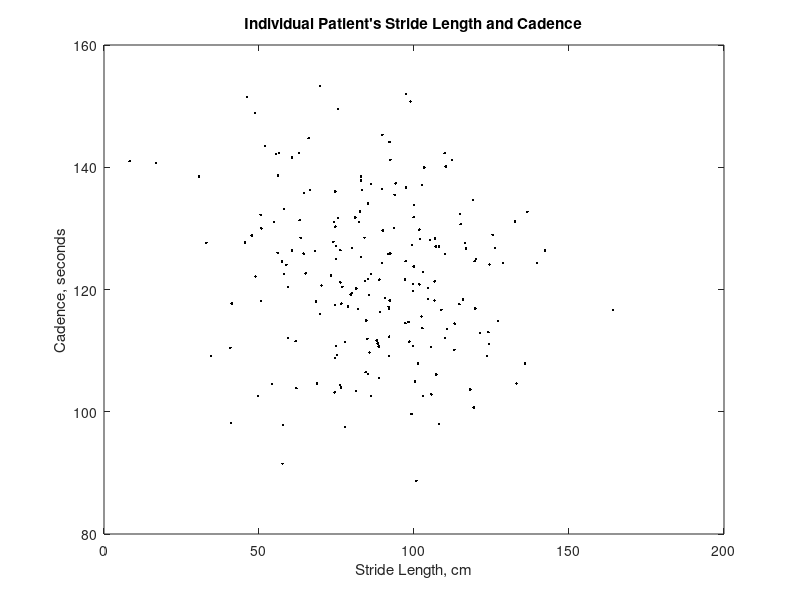
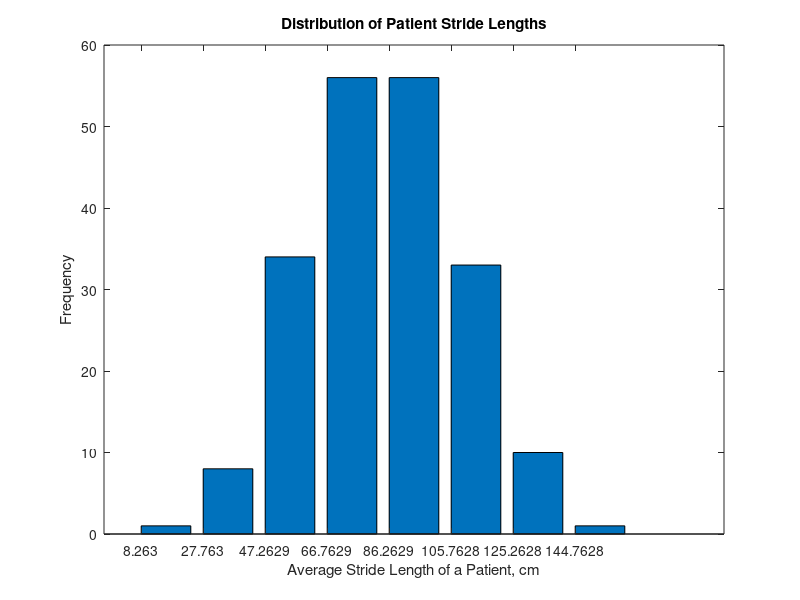

MATLAB code to generate these figures, in order:
% Trevor Swan
% ENGR 130 Homework 8
% October 17, 2023
%% Problem 2
clear;
clc;
close all;

load('HW8_gait_data.mat')

    % a) Is there an obvious relationship between stride length and cadence?
figure(1)
plot(stride_length,cadence, 'k.')
xlabel('Stride Length, cm')
ylabel('Cadence, seconds')
title("Individual Patient's Stride Length and Cadence")
fprintf('A graph of cadence against stride length, as seen in figure 1, does not indicate a relationship between the two.\n')

    % b) Is the stride length normally distributed?
stride_range = max(stride_length) - min(stride_length);
fprintf('The range of the stride lengths is %.2f cm.\n',stride_range)

% there needs to be 8 segments, or ranges total, so this command needs to
% output 9 numbers to have 8 spaces (ranges) for the data
range_segements = linspace(min(stride_length),max(stride_length),9);

% loop through the data, for every point that is both above the current
% threshold and less than or equal to the next boundary
number_segment = zeros(1,8);
for range = 1:8
    for idx = 1:length(stride_length)
        if stride_length(idx) > range_segements(range) && stride_length(idx) <= range_segements(range + 1)
            % add one to the indicy of the range that is counting # of
            % occurances/segment
            number_segment(range) = number_segment(range) + 1;
        end
    end
end

% plot and label the bar graph
figure(2)
bar(number_segment)
xticks(0.6:8.4)
xticklabels(range_segements)
xlabel('Average Stride Length of a Patient, cm')
ylabel('Frequency')
title('Distribution of Patient Stride Lengths')
fprintf('It is clear that, through the bar graph, the data reflects a roughly normal distribution.\n')

    % c) Determine discrepancies in pateint data
% because cadence has units of steps/minute, dividing 60 by cadence yields
% seconds/step, where step is equivalent to stride
expected_stride = 60 ./ cadence;

% find the sum of the swing and stance phases to calculate the recorded
% time per stride for each patient, units of seconds/stride
recorded_stride = swing + stance;

% determine the absolute difference between expected and recorded stride time
diff = abs(expected_stride - recorded_stride);

% determine which pateints have data that violats the 0.01s difference
patients_disc = patient(diff > 0.01);
num_disc = numel(patients_disc);
fprintf('There are <strong>%i</strong> patients with discrepant data and their ID numbers are:\n',num_disc)

% Display the patient number information in a neat and orderly fashion
for idx = 1:(num_disc - 1)
    fprintf('<strong>%i</strong>, ',patients_disc(idx))
    if mod(idx, 12) == 0
        fprintf('\n')
    end
end
fprintf('and <strong>%i</strong>.\n',patients_disc(end))